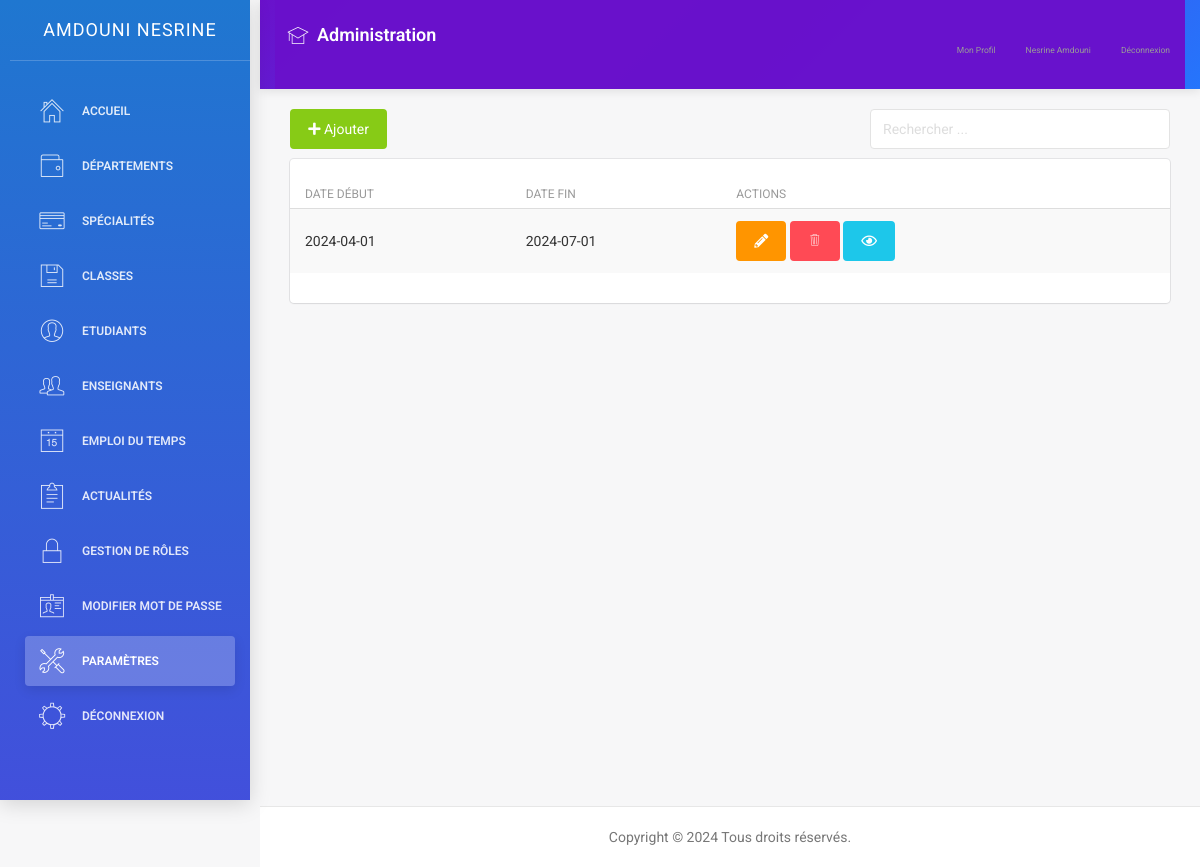
/paramètres.php (signed in), run on the app's committed database.
### tables this page shows
CREATE TABLE `accounts` (
  `id` int(11)  AUTO_INCREMENT PRIMARY KEY,
  `cin` int(11) DEFAULT NULL,
  `email` varchar(255) DEFAULT NULL,
  `mot_de_passe` varchar(255) DEFAULT NULL,
  `date_de_creation` date DEFAULT NULL,
  `role` text DEFAULT NULL,
  `nom` text DEFAULT NULL,
  `prenom` text DEFAULT NULL,
  `image` varchar(255) DEFAULT NULL,
  `classe` text DEFAULT NULL,
  `date_naissance` date DEFAULT NULL,
  `adresse` text DEFAULT NULL,
  `numero_telephone` int(11) DEFAULT NULL
);

CREATE TABLE `parametres` (
  `id` int(11) NOT NULL,
  `date_debut` date DEFAULT NULL,
  `date_fin` date DEFAULT NULL,
  `date_de_creation` date DEFAULT NULL
);

### paramètres.php (the view, shortened to what this page needs)
<?php
include('connexion.php');
?>
<!doctype html>
<html lang="en">
<head>
</head>
<body>
    <div class="wrapper">
        <?php include('sidenav.php'); ?>
        <div class="main-panel">
            <?php include('navtop.php'); ?>
            <br />
            <input type="text" id="inputSearch" placeholder="Rechercher ..." class="form-control  pull-right" style="width: 300px; display: inline-block; margin-right: 30px;">
            <a href="ajouter_paramètre.php" class="btn btn-success btn-fill pull-left" style="margin-left: 0.80cm;"><i class="fas fa-plus"></i> Ajouter</a>
            <br />
            <div class="content">
                <div class="container-fluid">
                    <div class="row">
                        <div class="col-md-12">
                            <div class="card">
                                <div class="content table-responsive table-full-width">
                                    <table class="table table-hover table-striped">
                                        <thead>
                                            <th>Date début</th>
                                            <th>Date fin</th>
                                            <th>Actions</th>
                                        </thead>
                                        <tbody>
                                            <?php
                                            $sqlfetsh = "SELECT * FROM `parametres` order by id asc";
                                            $res = $conn->query($sqlfetsh);
                                            while ($row = $res->fetch_assoc()) {
                                            ?>
                                                <tr>
                                                    <td><?php echo $row['date_debut']; ?></td>
                                                    <td><?php echo $row['date_fin']; ?></td>
                                                    <td>
                                                        <a href="modifier_paramètre.php?id=<?php echo $row['id']; ?>" class="btn btn-warning btn-fill"><i class="fas fa-pencil-alt"></i></a>
                                                        <button type="button" class="btn btn-danger btn-fill" onclick="confirmDelete(<?php echo $row['id']; ?>)"><i class="pe-7s-trash"></i></button>
                                                        <a href="liste_etudiants.php" class="btn btn-info btn-fill"><i class="far fa-eye"></i></a>
                                                    </td>
                                                </tr>
                                            <?php } ?>
                                        </tbody>
                                    </table>
                                </div>
                            </div>
                        </div>
                    </div>
                </div>
            </div>
            <?php include('footer.php'); ?>
        </div>
    </div>
</body>
</html>

### sidenav.php (shortened to what this page needs)
<?php
include('connexion.php');
$current_page = basename($_SERVER['PHP_SELF']);
$is_departement_page = strpos($current_page, 'département') !== false;
$is_specialite_page = strpos($current_page, 'spécialité') !== false;
$is_classe_page = strpos($current_page, 'classe') !== false;
$is_etudiant_page = strpos($current_page, 'étudiant') !== false;
$is_role_page = strpos($current_page, 'role') !== false;
$is_enseignant_page = strpos($current_page, 'enseignant') !== false;
$is_actualite_page = strpos($current_page, 'actualité') !== false;
$is_parametre_page = strpos($current_page, 'paramètre') !== false;
$is_liste_etudiants_page = $current_page === 'liste_etudiants.php';
$email = $_SESSION['email'];
$sql_fetch_user = "SELECT * FROM accounts WHERE email='$email'";
$result_user = $conn->query($sql_fetch_user);
if ($result_user->num_rows > 0) {
    $row = $result_user->fetch_assoc();
    $role = $row['role'];
    $nom = $row['nom'];
    $prenom = $row['prenom'];
}
?>
<div class="sidebar" data-color="blue">
    <div class="sidebar-wrapper">
        <div class="logo">
            <a href="#" class="simple-text">
                <?php echo htmlspecialchars($nom . ' ' . $prenom); ?>
            </a>
        </div>
        <ul class="nav">
            <?php if ($role === 'admin'): ?>
                <li <?php echo ($current_page == 'dashboard.php') ? 'class="active"' : ''; ?>>
                    <a href="dashboard.php">
                        <i class="pe-7s-home"></i>
                        <p>Accueil</p>
                    </a>
                </li>
                <li <?php echo $is_departement_page ? 'class="active"' : ''; ?>>
                    <a href="départements.php">
                        <i class="pe-7s-wallet"></i>
                        <p>Départements</p>
                    </a>
                </li>
                <li <?php echo $is_specialite_page ? 'class="active"' : ''; ?>>
                    <a href="spécialités.php">
                        <i class="pe-7s-credit"></i>
                        <p>Spécialités</p>
                    </a>
                </li>
                <li <?php echo $is_classe_page ? 'class="active"' : ''; ?>>
                    <a href="classes.php">
                        <i class="pe-7s-diskette"></i>
                        <p>Classes</p>
                    </a>
                </li>
                <li <?php echo $is_etudiant_page ? 'class="active"' : ''; ?>>
                    <a href="étudiants.php">
                        <i class="pe-7s-user"></i>
                        <p>Etudiants</p>
                    </a>
                </li>
                <li <?php echo $is_enseignant_page ? 'class="active"' : ''; ?>>
                    <a href="enseignants.php">
                        <i class="pe-7s-users"></i>
                        <p>Enseignants</p>
                    </a>
                </li>
                <li <?php echo ($current_page == 'gestion_emploi.php') ? 'class="active"' : ''; ?>>
                    <a href="gestion_emploi.php">
                        <i class="pe-7s-date"></i>
                        <p>Emploi du Temps</p>
                    </a>
                </li>
                <li <?php echo $is_actualite_page ? 'class="active"' : ''; ?>>
                    <a href="actualités.php">
                        <i class="pe-7s-note2"></i>
                        <p>Actualités</p>
                    </a>
                </li>
                <li <?php echo $is_role_page ? 'class="active"' : ''; ?>>
                    <a href="roles.php">
                        <i class="pe-7s-lock"></i>
                        <p>Gestion de rôles</p>
                    </a>
                </li>
                <li <?php echo ($current_page == 'modifier_mot_de_passe.php') ? 'class="active"' : ''; ?>>
                    <a href="modifier_mot_de_passe.php">
                        <i class="pe-7s-id"></i>
                        <p>Modifier Mot de passe</p>
                    </a>
                </li>
                <li <?php echo $is_parametre_page || $is_liste_etudiants_page ? 'class="active"' : ''; ?>>
                    <a href="paramètres.php">
                        <i class="pe-7s-tools"></i>
                        <p>Paramètres</p>
                    </a>
                </li>
            <?php endif; ?>
            <li>
                <a href="logout.php">
                    <i class="pe-7s-settings"></i>
                    <p>Déconnexion</p>
                    </a>
            </li>
        </ul>
    </div>
</div>

### navtop.php (shortened to what this page needs)
<?php
include('connexion.php');
$email = $_SESSION['email'];
$sql_fetch_user = "SELECT * FROM accounts WHERE email='$email'";
$result_user = $conn->query($sql_fetch_user);
if ($result_user->num_rows > 0) {
    $row = $result_user->fetch_assoc();
    $role = $row['role'];
    $nom = $row['nom'];
    $prenom = $row['prenom'];
}
?>
<nav class="navbar navbar-default navbar-fixed">
    <div class="container-fluid">
        <div class="navbar-header">
            <a class="navbar-brand" href="#">
                <i class="pe-7s-study"></i> <?php echo $role === 'etudiant' ? 'Espace Étudiant' : ($role === 'enseignant' ? 'Espace Enseignant' : 'Administration'); ?>
            </a>
        </div>
        <div class="collapse navbar-collapse" id="navigation-example-2">
            <ul class="nav navbar-nav navbar-right">
                <li>
                    <a class="menuu" href="<?php echo $role === 'etudiant' ? 'profil_etudiant.php' : ($role === 'enseignant' ? 'profil_enseignant.php' : 'profil.php'); ?>">
                        <p>Mon Profil</p>
                    </a>
                </li>
                <li>
                    <a class="menuu" href="#">
                        <div class="user-name">
                            <p><?php echo htmlspecialchars($prenom . ' ' . $nom); ?></p>
                        </div>
                    </a>
                </li>
                <li>
                    <a class="menuu" href="logout.php">
                        <p>Déconnexion</p>
                    </a>
                </li>
            </ul>
        </div>
    </div>
</nav>

### sidenav.php (style rules this page uses)
.sidebar { background: linear-gradient(135deg, #6a11cb 0%, #2575fc 100%); box-shadow: 0 4px 20px rgba(0, 0, 0, 0.15); transition: all 0.3s ease; position: fixed; width: 250px; height: 100vh; z-index: 1000; overflow-y: auto; }
.sidebar-wrapper { padding: 0 10px; }
.logo { padding: 15px 0; margin-bottom: 15px; border-bottom: 1px solid rgba(255, 255, 255, 0.1); text-align: center; }
.logo a { color: white; font-weight: 600; font-size: 1.1rem; text-transform: uppercase; letter-spacing: 1px; display: block; text-decoration: none; }
.nav { list-style: none; padding: 0; margin-top: 15px; }
.nav li { margin-bottom: 4px; position: relative; }
.nav li a { color: rgba(255, 255, 255, 0.8); margin: 5px 10px; border-radius: 6px; padding: 10px 12px; transition: all 0.3s ease; display: flex; align-items: center; text-decoration: none; }
.nav li a i { margin-right: 10px; font-size: 1.1rem; min-width: 24px; text-align: center; }
.nav li a p { margin: 0; font-size: 0.85rem; font-weight: 400; }
.nav li.active a { background: rgba(255, 255, 255, 0.2); color: white; font-weight: 500; box-shadow: 0 4px 12px rgba(0, 0, 0, 0.1); }
[class^="pe-7s-"], [class*=" pe-7s-"] { transition: transform 0.3s ease; }

### navtop.php (style rules this page uses)
.navbar-default { background: linear-gradient(135deg, #6a11cb 0%, #2575fc 100%); border: none; box-shadow: 0 2px 10px rgba(0, 0, 0, 0.1); min-height: 60px; margin-bottom: 0; }
.navbar-default .navbar-nav > li > a { color: rgba(255, 255, 255, 0.9); font-weight: 500; padding: 20px 12px; transition: all 0.3s ease; position: relative; display: flex; align-items: center; }
.navbar-default .navbar-nav > li > a:after { content: ''; position: absolute; bottom: 0; left: 50%; width: 0; height: 3px; background: white; transition: all 0.3s ease; transform: translateX(-50%); }
.navbar-default .navbar-brand { height: 60px; padding: 20px 12px; color: white; font-weight: 600; font-size: 18px; display: flex; align-items: center; }
.navbar-default .navbar-brand i { margin-right: 8px; font-size: 22px; }
.user-name { display: flex; align-items: center; gap: 8px; }
.menuu { font-size: 18px; display: flex; align-items: center; gap: 6px; }
.menuu p { margin: 0; }
.navbar-collapse { background: rgba(106, 17, 203, 0.98); max-height: 80vh; overflow-y: auto; }

### data on the page
accounts: nom+prenom "AMDOUNI NESRINE", prenom+nom "Nesrine Amdouni"
parametres: date_debut "2024-04-01", date_fin "2024-07-01"
